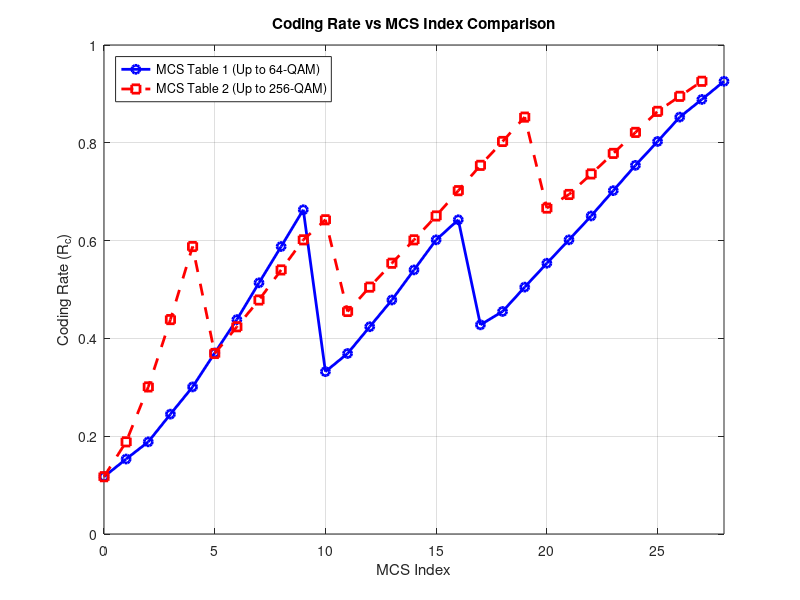

Here is the MATLAB script that generated this plot: (Note: this script raises an error after producing the figure.)


     

     % MATLAB Script to Compare Coding Rates Against MCS Index for Two MCS Tables

% Clear workspace and figures
clear; close all; clc;

%% Define MCS Table 1 (Up to 64-QAM)
% Columns: [Modulation Order (Qm), Target Code Rate (R), Spectral Efficiency (SE)]
MCSTable1 = [ ...
    2,  120, 0.2344;
    2,  157, 0.3066;
    2,  193, 0.3770;
    2,  251, 0.4902;
    2,  308, 0.6016;
    2,  379, 0.7402;
    2,  449, 0.8770;
    2,  526, 1.0273;
    2,  602, 1.1758;
    2,  679, 1.3262;
    4,  340, 1.3281;
    4,  378, 1.4766;
    4,  434, 1.6953;
    4,  490, 1.9141;
    4,  553, 2.1602;
    4,  616, 2.4063;
    4,  658, 2.5703;
    6,  438, 2.5664;
    6,  466, 2.7305;
    6,  517, 3.0293;
    6,  567, 3.3223;
    6,  616, 3.6094;
    6,  666, 3.9023;
    6,  719, 4.2129;
    6,  772, 4.5234;
    6,  822, 4.8164;
    6,  873, 5.1152;
    6,  910, 5.3320;
    6,  948, 5.5547];

% Extract MCS indices (0 to 31)
MCSIndex1 = (0:length(MCSTable1)-1)';

% Extract coding rates (divide Target Code Rate by 1024)
CodingRate1 = MCSTable1(:,2) / 1024;

% Extract modulation orders
ModOrder1 = MCSTable1(:,1);

%% Define MCS Table 2 (Up to 256-QAM)
% Columns: [Modulation Order (Qm), Target Code Rate (R), Spectral Efficiency (SE)]
MCSTable2 = [ ...
    2,  120, 0.2344;
    2,  193, 0.3770;
    2,  308, 0.6016;
    2,  449, 0.8770;
    2,  602, 1.1758;
    4,  378, 1.4766;
    4,  434, 1.6953;
    4,  490, 1.9141;
    4,  553, 2.1602;
    4,  616, 2.4063;
    4,  658, 2.5703;
    6,  466, 2.7305;
    6,  517, 3.0293;
    6,  567, 3.3223;
    6,  616, 3.6094;
    6,  666, 3.9023;
    6,  719, 4.2129;
    6,  772, 4.5234;
    6,  822, 4.8164;
    6,  873, 5.1152;
    8, 682.5,5.3320;
    8,  711, 5.5547;
    8,  754, 5.8906;
    8,  797, 6.2266;
    8,  841, 6.5703;
    8,  885, 6.9141;
    8,916.5, 7.1602;
    8,  948, 7.4063];

% Extract MCS indices (0 to 31)
MCSIndex2 = (0:length(MCSTable2)-1)';

% Extract coding rates (divide Target Code Rate by 1024)
CodingRate2 = MCSTable2(:,2) / 1024;

% Extract modulation orders
ModOrder2 = MCSTable2(:,1);

%% Plot Coding Rate vs MCS Index for Both Tables

figure;
hold on; grid on; box on;

% Plot MCS Table 1
plot(MCSIndex1, CodingRate1, 'bo-', 'LineWidth', 2, 'MarkerSize', 6, 'DisplayName', 'MCS Table 1 (Up to 64-QAM)');

% Plot MCS Table 2
plot(MCSIndex2, CodingRate2, 'rs--', 'LineWidth', 2, 'MarkerSize', 6, 'DisplayName', 'MCS Table 2 (Up to 256-QAM)');

% Add labels and title
xlabel('MCS Index');
ylabel('Coding Rate (R_c)');
title('Coding Rate vs MCS Index Comparison');
legend('Location', 'NorthWest');

% Adjust x-axis limits
xlim([0 28]);

% Annotate modulation order changes
for idx = 1:length(MCSIndex1)-1
    if ModOrder1(idx) ~= ModOrder1(idx+1)
        xline(MCSIndex1(idx+1)-0.5, '--k', ['Qm = ' num2str(ModOrder1(idx+1))], 'LabelHorizontalAlignment', 'left', 'LabelVerticalAlignment', 'bottom','Color','b');
    end
end

% Repeat for MCS Table 2
for idx = 1:length(MCSIndex2)-1
    if ModOrder2(idx) ~= ModOrder2(idx+1)
        xline(MCSIndex2(idx+1)-0.5, '--k', ['Qm = ' num2str(ModOrder2(idx+1))], 'LabelHorizontalAlignment', 'left', 'LabelVerticalAlignment', 'top','Color','r');
    end
end

hold off;
        